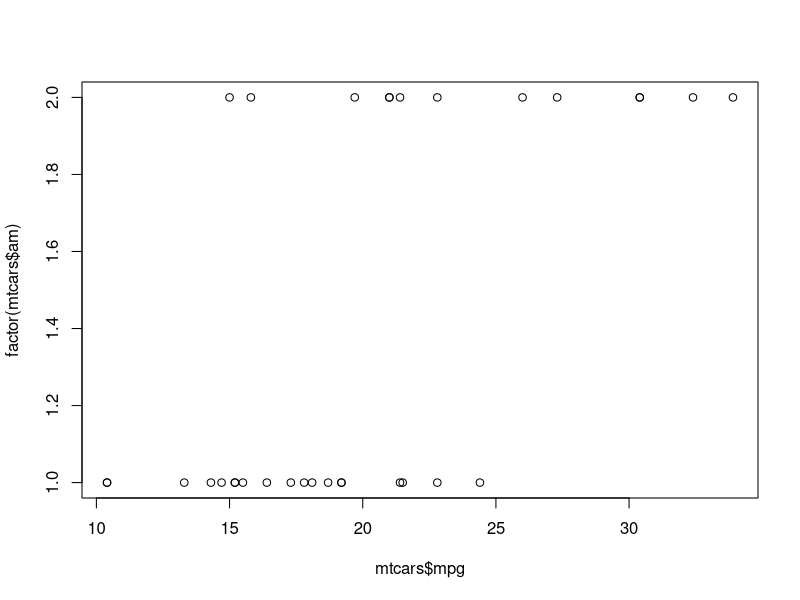
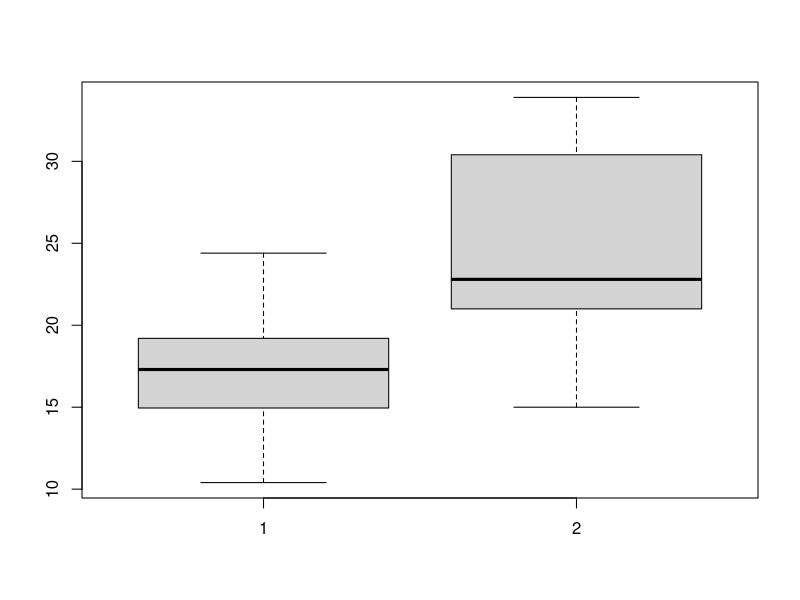

Generate these figures, in order, with R: (Note: this script raises an error after producing the figures.)
#script with rough data analysis and regression model comparision

#data analysis of the data set

data(mtcars)
head(mtcars)

#determining if an automatic or manual transmission is better for MPG

plot(mtcars$mpg, factor(mtcars$am))

# gathering mpg for automatic transmission
auto <- mtcars$mpg[mtcars$am == 0]

#gathering mpg for manual transmission
manu <- mtcars$mpg[mtcars$am == 1]

#once again plotting manual vs automatic transmission mpg

boxplot(auto, manu)

#performing t.test for not paired means
t.tes(auto, manu)

#performing the same analysis only using regression model with dumb variables
fit <- lm(mpg, factor(am), data = mtcars)
summary(fit)$coef

#performing analysis for regression model selection
#first using pairs to compair the impact of different  variables on mpg
pairs(mtcars)

#first model includes all available variables
fit1 <- lm(mpg ~ ., data = mtcars)

summary(fit1)

#selecting model with step function
fit2 <- step(fit1)

summary(fit2)

#diagnostics of the model

par(mfrow=c(2,2))
plot(fit2)